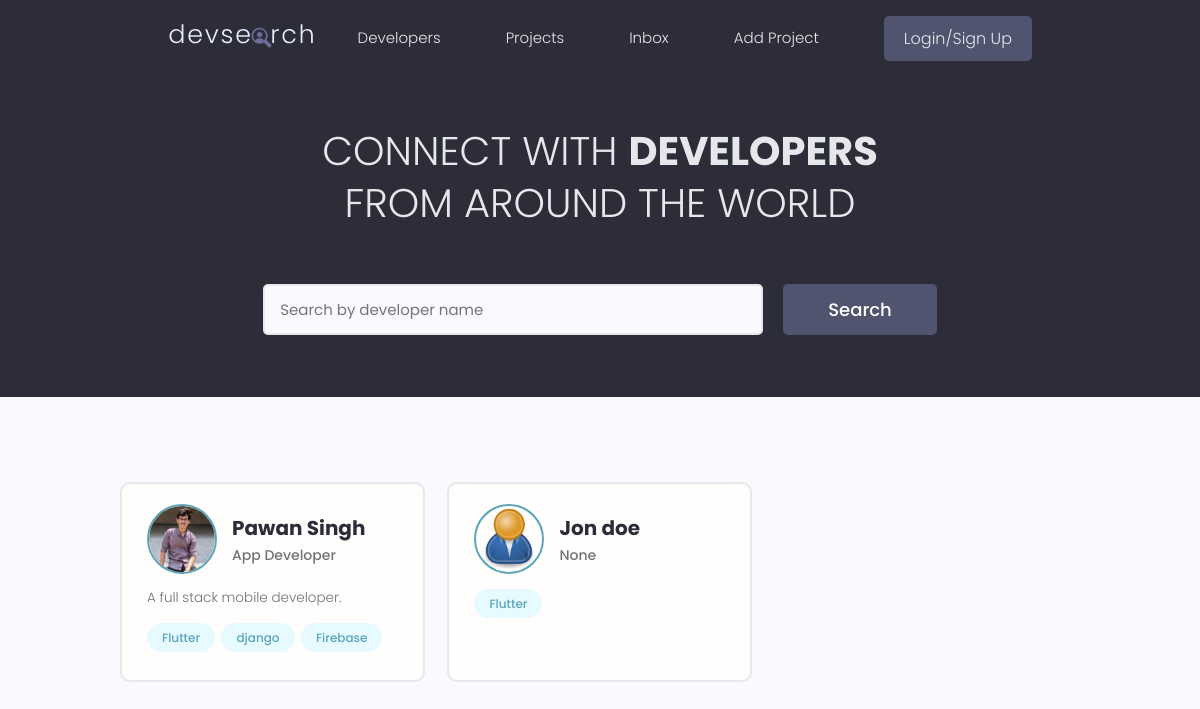
The page / on the database its author committed.
### users/models.py (models this page shows, shortened)
class Profile(models.Model):
    user = models.OneToOneField(User, on_delete=models.CASCADE, null=True, blank=True)
    name =  models.CharField(max_length=200, blank=True, null=True)
    email=models.EmailField(max_length=500, blank=True, null=True)
    username=models.CharField(max_length=200, blank=True, null=True)
    location=models.CharField(max_length=200, blank=True, null=True)
    short_intro= models.CharField(max_length=200, blank=True, null=True)
    bio=models.TextField(blank=True, null=True )
    profile_image=models.ImageField(null=True, blank=True, upload_to='profiles/', default="profiles/user-default.png")
    social_github =  models.CharField(max_length=200, blank=True, null=True)
    social_twitter = models.CharField(max_length=200, blank=True, null=True)
    social_linkedin = models.CharField(max_length=200, blank=True, null=True)
    social_youtube = models.CharField(max_length=200, blank=True, null=True)
    social_website= models.CharField(max_length=200, blank=True, null=True)
    created = models.DateTimeField(auto_now_add=True)
    id = models.UUIDField(default=uuid.uuid4, unique=True,primary_key=True, editable=False)

class Skill(models.Model):
    owner=models.ForeignKey(Profile, on_delete=models.CASCADE, null=True, blank=True)
    name=models.CharField(max_length=200, blank=True, null=True)
    description=models.TextField(blank=True, null=True)
    created = models.DateTimeField(auto_now_add=True)
    id = models.UUIDField(default=uuid.uuid4, unique=True,primary_key=True, editable=False)
    def __str__(self):
        return str(self.name)

### users/views.py (the view)
# urls.py: path('', views.profiles, name="profiles"),
def profiles(request):
    profiles=Profile.objects.all()
    context={'profiles':profiles}
    return render(request, 'users/profiles.html', context)

### users/templates/users/profiles.html (shortened to what this page needs)
{% extends 'main.html' %}
{% block content %}
<main class="home">
    <section class="hero-section text-center">
      <div class="container container--narrow">
        <div class="hero-section__box">
          <h2>CONNECT WITH <span>DEVELOPERS</span></h2>
          <h2>FROM AROUND THE WORLD</h2>
        </div>
        <div class="hero-section__search">
          <form class="form" action="#" method="get">
            <div class="form__field">
              <input class="input input--text" id="formInput#search" type="text" name="text"
                placeholder="Search by developer name" />
            </div>
            <input class="btn btn--sub btn--lg" type="submit" value="Search" />
          </form>
        </div>
      </div>
    </section>
    <section class="devlist">
      <div class="container">
        <div class="grid grid--three">
            {% for profile in profiles %}
          <div class="column card">
            <div class="dev">
              <a href="{% url 'user-profile' profile.id %}" class="card__body">
                <div class="dev__profile">
                  <img class="avatar avatar--md" src="{{ profile.profile_image.url }}" alt="image" />
                  <div class="dev__meta">
                    <h3>{{profile.name}}</h3>
                    <h5>{{profile.short_intro | slice:"60"}}</h5>
                  </div>
                </div>
                <p class="dev__info">
                  {{profile.bio | slice:"150"}}
                </p>
                <div class="dev__skills">
                  {% for skill in profile.skill_set.all %}
                  <span class="tag tag--pill tag--main">
                    <small>{{skill}}</small>
                  </span>
                  {% endfor %}
                </div>
              </a>
            </div>
          </div>
          {% endfor %}
        </div>
      </div>
    </section>
  </main>
{% endblock content %}

### static/styles/app.css (style rules this page uses)
:root { --color-sub: #2d2d39; }
.btn--sub { background-color: var(--color-sub-light); }
.card { border: 2px solid var(--color-light); }
img { width: 100%; }
.hero-section { height: 40vh; display: flex; align-items: center; background-color: var(--color-sub); }
.hero-section__box { margin-bottom: 4rem; }
.hero-section__box > h2, .hero-section__box > h2 > span { font-size: 4rem; color: var(--color-light); line-height: 1.3; text-transform: uppercase; }
.hero-section__box > h2 { font-weight: 300; }
.hero-section__box > h2 > span { font-weight: 700; }
.hero-section__search > .form { display: flex; align-items: center; justify-content: center; gap: 2rem; }
.hero-section__search > .form input.input--text { width: 50rem; }
.devlist { margin-top: 8rem; }
.devlist .grid { align-items: stretch; }
.devlist .dev .dev__profile { display: flex; align-items: center; gap: 1.5rem; }
.devlist .dev .dev__meta h3 { color: var(--color-sub); font-size: 2rem; font-weight: 700; }
.devlist .dev .dev__meta h5 { color: var(--color-text); font-size: 1.4rem; font-weight: 500; }
.devlist .dev .dev__info { margin: 1.5rem 0; font-size: 1.35rem; line-height: 1.4; text-align: justify; }

### static/uikit/styles/modules/_variables.css (style rules this page uses)
:root { --color-main: #5aa5b9; --color-main-light: #e6faff; --color-sub: #3f4156; --color-sub-light: #51546e; --color-sub-lighter: #ededfd; --color-text: #737373; --color-gray: #8b8b8b; --color-light: #e5e7eb; --color-light-gray: #767676; --color-bg: #f8fafd; --color-white: #fffefd; --color-white-light: #f3f3f3; --color-success: #359e64; --color-success-bg: #def8e8; --color-error: #fc4b0b; --color-error-bg: #fff2ee; --font-base: 'Poppins', arial, helvetica, 'Segoe UI', roboto, ubuntu, sans-serif; --font-monospace: 'Fira Code', 'Courier New', courier, monospace; --font-regular: 300; --font-medium: 500; --font-bold: 700; --generic-shadow: 1px 1px 5px #00000010; --generic-transition: all 0.3s ease-in-out; }

### static/uikit/styles/modules/_base.css (style rules this page uses)
* { margin: 0; padding: 0; box-sizing: border-box; text-rendering: optimizeLegibility; color: inherit; font-size: inherit; }
html { font-size: 50%; }
@media only screen and (min-width: 480px) { html { font-size: 56.25%; } }
@media only screen and (min-width: 1200px) { html { font-size: 62.5%; } }
body { line-height: 1.6; font-weight: 400; font-size: 1.5rem; color: var(--color-text); background-color: var(--color-bg); min-height: 100vh; }

### static/uikit/styles/modules/_typography.css (style rules this page uses)
* { font-family: var(--font-base); }
h2 { font-size: 3.6rem; font-weight: var(--font-bold); }
h3 { font-size: 3.2rem; font-weight: var(--font-medium); }
h5 { font-size: 2.4rem; font-weight: var(--font-medium); }
h5, h6 { font-weight: var(--font-regular); }
p, span, strong { font-size: 1.6rem; color: var(--color-text); font-weight: var(--font-regular); }
a { padding-bottom: 2px; text-decoration: none; display: inline-block; color: var(--color-main); font-weight: var(--font-medium); }

### static/uikit/styles/modules/_utilities.css (style rules this page uses)
.container { width: 92%; max-width: 165rem; margin: 0 auto; box-sizing: border-box; }
.container--narrow { width: 92%; max-width: 120rem; }
@media screen and (min-width: 1000px) { .container { width: 90%; } }
@media screen and (min-width: 1000px) { .container--narrow { width: 85%; } }
@media screen and (min-width: 1200px) { .container { width: 80%; } }
@media screen and (min-width: 1200px) { .container--narrow { width: 72%; } }
.text-center { text-align: center; }

### static/uikit/styles/modules/_avatar.css (style rules this page uses)
.avatar { border-radius: 50%; border: 2px solid var(--color-main); object-fit: cover; }
.avatar--md { height: 7rem; width: 7rem; }

### static/uikit/styles/modules/_button.css (style rules this page uses)
.btn { display: inline-block; position: relative; cursor: pointer; background-color: var(--color-light); font-weight: var(--font-medium); color: var(--color-sub); text-decoration: none; padding: 1rem 2rem; border-radius: 0.5rem; border: none; width: -webkit-fit-content; width: -moz-fit-content; width: fit-content; height: -webkit-fit-content; height: -moz-fit-content; height: fit-content; font-size: 1.6rem; outline-width: 0; outline-color: transparent; -webkit-backface-visibility: hidden; backface-visibility: hidden; transition: all 0.3s ease-in-out; }
.btn--sub { background-color: var(--color-sub); color: var(--color-white); }
.btn--lg { font-size: 1.8rem; padding: 1.2rem 4.5rem; }

### static/uikit/styles/modules/_card.css (style rules this page uses)
.card { border-radius: 1rem; background-color: var(--color-white); border: 1.5px solid var(--color-light); width: auto; height: auto; margin-top: 0.5rem; margin-bottom: 0.5rem; overflow: hidden; }
.card__body, .card__header { padding: 2rem 2.5rem; }

### rows shown on the page
Profile: profile_image (picture), name "Pawan Singh", short_intro "App Developer", bio "A full stack mobile developer."
Skill: name "Flutter"
Skill: name "django"
Skill: name "Firebase"
Profile: profile_image (placeholder picture), name "Jon doe", short_intro "None"
Skill: name "Flutter"
